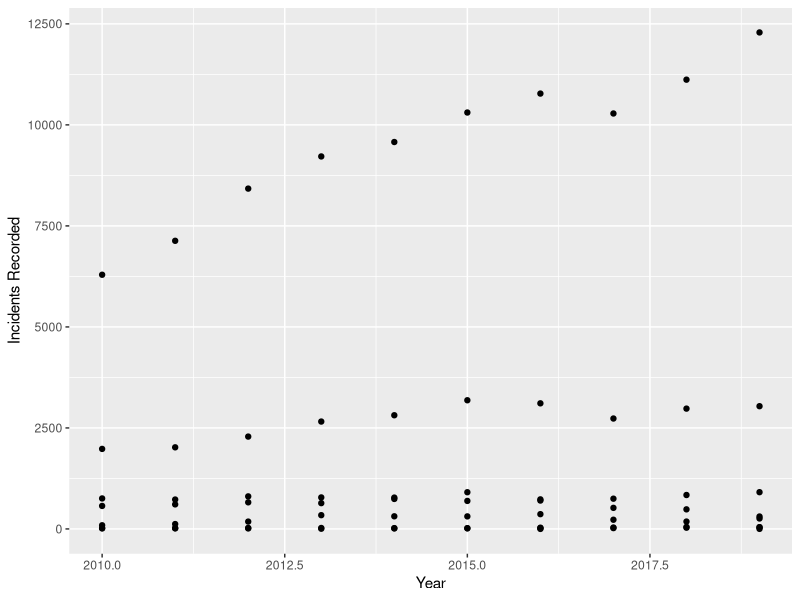
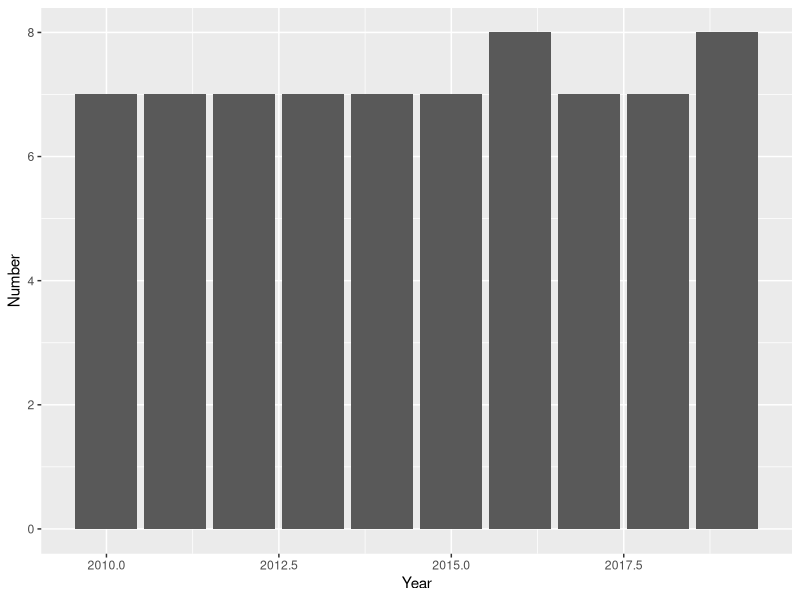

These figures' R source, in order:
## ---- chunk 1
# Libraries

library(tidyverse)
library(readr)
library(kableExtra)
library(bookdown)
library(readr)
library(ggplot2)

## ---- chunk 2
tut9dat <- read_csv("Data/Data_Tables_Criminal_Incidents_Visualisation_Year_Ending_December_2019.csv")
## ---- chunk 3
tut9partdat <- tut9dat %>%
  filter(`Offence Division` == "C Drug offences")

## ---- chunk 4
table <- tut9partdat %>%
  dplyr::select( Year, 
                `Offence Division`,
                `Incidents Recorded`,
               ) 

knitr::kable(
table[1:5,], booktabs = TRUE,
  caption = 'Table with first five rows') %>% 
  kable_styling(bootstrap_options = c("striped", "hover"))
## ---- chunk 5
ggplot(data = tut9partdat, mapping =  aes(x = Year, y = `Incidents Recorded`)) + geom_point()
## ---- chunk 6
drug_offences <- tut9dat %>%
  filter(`Offence Division` == "C Drug offences")
## ---- chunk 7
number_drug_offences <- drug_offences %>%
  group_by(Year) %>%
  summarise(Number = n())
## ---- chunk 8
number_drug_offences %>%
  kable(caption = "Number of Drug Offences each Year") %>%
  kable_styling()
## ---- chunk 9
ggplot(number_drug_offences,
       aes(x = Year,
       y = Number,
       group = Year)) +
  geom_col()
